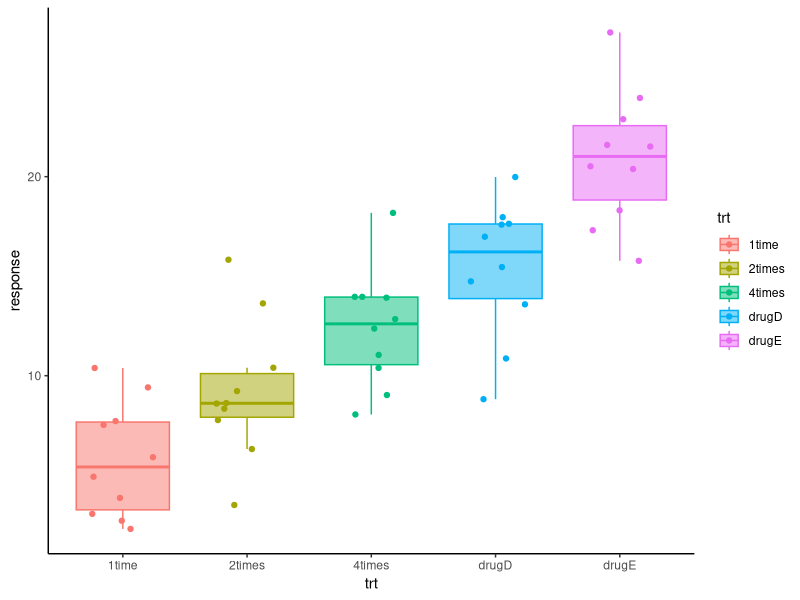
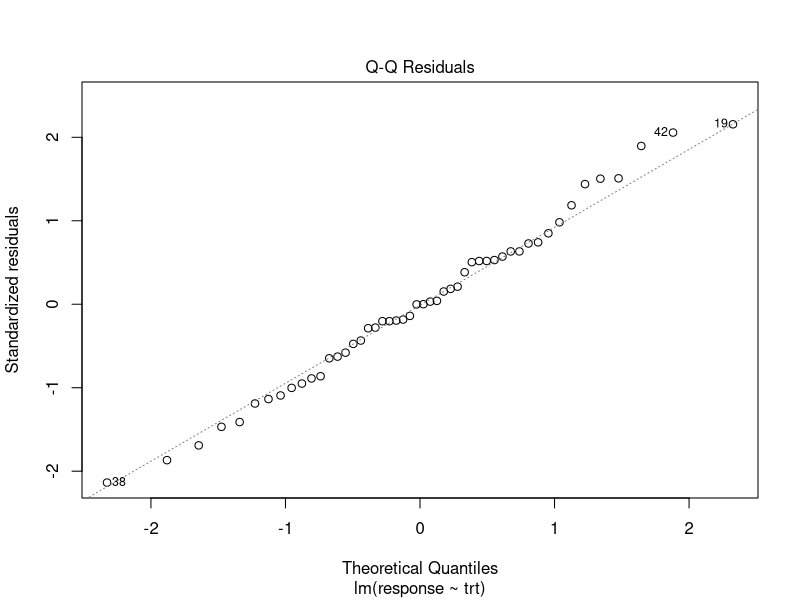
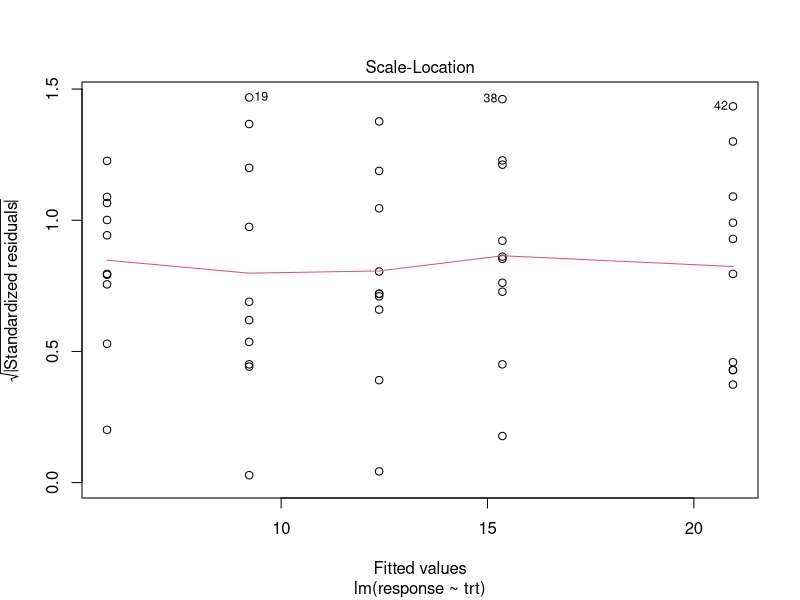
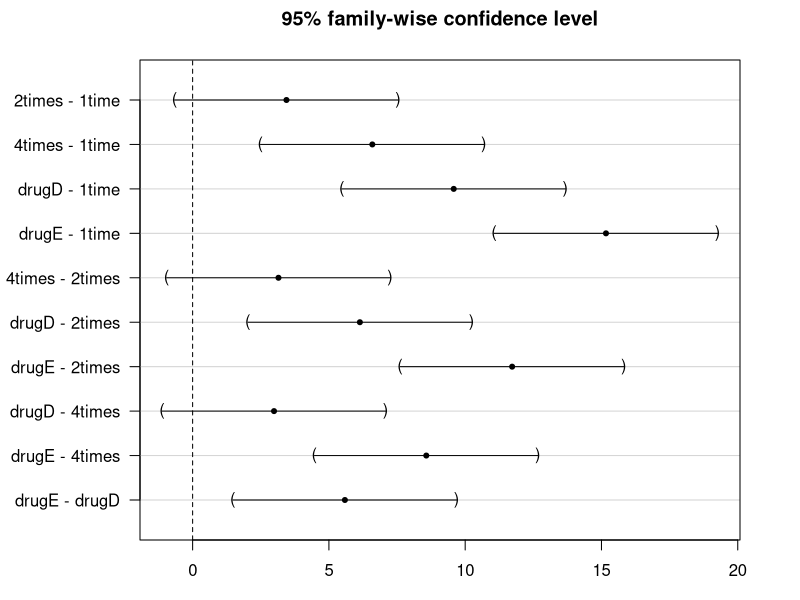

The R script that drew these images, in order:
install.packages("multcomp")
library(multcomp)
data(cholesterol)
cholesterol
summary(cholesterol)

#Visualisation des données
library(ggplot2)
ggplot(cholesterol, aes(y=response, x=trt,colour=trt ,fill=trt))+
geom_boxplot(alpha=0.5, outlier.alpha=0)+
geom_jitter(width=0.25)+
theme_classic()

#Réalisation de l'ANOVA One Way
anova=lm(response~trt,data=cholesterol)

#Visualisation du résultat
library(car)
Anova(anova)

#Vérification des hypothèses
#1-Indépendance des résidus
library(car)
durbinWatsonTest(anova)

#2-Normalité des résidus
#Graphiquement
plot(anova,2)
#Par test
shapiro.test(residuals(anova))

#3-Homogénéité des variances
#Graphiquement
plot(anova,3)
#Par test
bartlett.test(residuals(anova)~cholesterol$trt)

#Interprétation
Anova(anova)

#TEST DE TUKEY 
tukey_test <- glht(anova, linfct = mcp(trt = "Tukey"))
summary(tukey_test)
par(mar=c(3,7,3,3))
plot(tukey_test)
